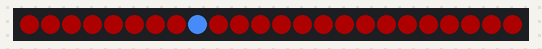
Recording of a sketch running on a simulated Arduino Uno, built with avr-gcc and run on an emulated ATmega328P. On the bench: 24 RGB LEDs in strip order, left to right. Dim RGB values are drawn brighter than linear; random numbers use the default seed unless the sketch sets one.

Above: at 0.15 s.
At 5.28 s:
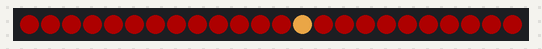
At 10.2 s:
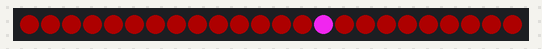
At 19.65 s:
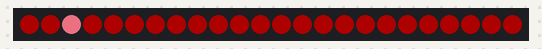
At 29.5 s:
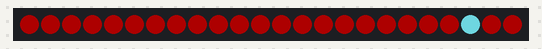
At 39.62 s:
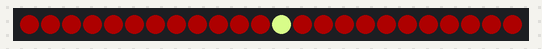

The sketch:

Darc_Reactor_V2_Arcing_2.ino
```cpp
#include <Adafruit_NeoPixel.h>

#define PIN            15  // Pin where the NeoPixel ring is connected
#define NUM_PIXELS    24  // Number of pixels in your NeoPixel ring

Adafruit_NeoPixel strip = Adafruit_NeoPixel(NUM_PIXELS, PIN, NEO_GRB + NEO_KHZ800);

void setup() {
  strip.begin();
  strip.setBrightness(255);  // Set the brightness level
  strip.show();  // Initialize all pixels to 'off'
  randomSeed(analogRead(0)); // Seed the random number generator
}

void loop() {
  // Set all LEDs to dark red
  for (int i = 0; i < NUM_PIXELS; i++) {
    strip.setPixelColor(i, strip.Color(50, 0, 0)); // Dark red
  }
  strip.show();

  // Simulate arcing for a random LED
  int randomLED = random(NUM_PIXELS);
  uint8_t r = random(256);  // Random red component
  uint8_t g = random(256);  // Random green component
  uint8_t b = random(256);  // Random blue component
  uint32_t arcColor = strip.Color(r, g, b);

  strip.setPixelColor(randomLED, arcColor); // Turn on a random LED with the arc color
  strip.show();
  delay(random(1, 10)); // Longer delay between turning off the arc color
  strip.setPixelColor(randomLED, strip.Color(50, 0, 0)); // Set the LED back to dark red
  strip.show();
  delay(random(1, 5)); // Shorter delay between arcing effects
}
```
